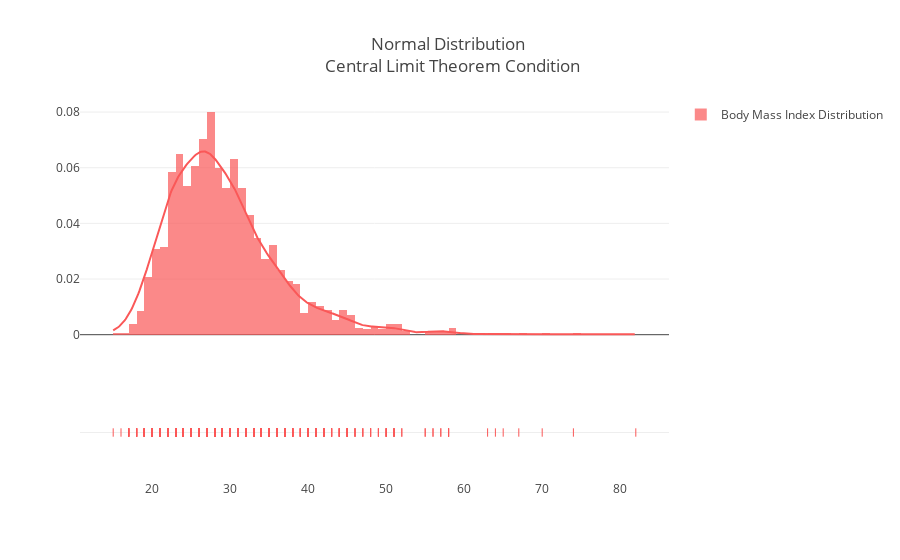

Notebook source saved alongside this figure:
### Markdown cell above
- No, BMI and age have a correlation of  0.00027
- Clearly, age in this case does not influence BMI from the box plot below as the different age categories have equal mean and median.

### Code cell
bmi = [df['BMI '].values.tolist()]
group_labels = ['Body Mass Index Distribution']

colors = ['#FA5858']

fig = ff.create_distplot(bmi, group_labels, colors=colors)
# Add title
fig['layout'].update(title='Normal Distribution <br> Central Limit Theorem Condition')

iplot(fig, filename='Basic Distplot')

### Figure 1 — Plotly figure (JSON) as saved in the notebook; plotly's stock layout.template omitted (floating-point values rounded to 4 significant figures; data arrays with more than 128 entries replaced by an {"elided": "..."} marker saying what was removed)
{"data": [{"autobinx": false, "histnorm": "probability density", "legendgroup": "Body Mass Index Distribution", "marker": {"color": "#FA5858"}, "name": "Body Mass Index Distribution", "opacity": 0.7, "type": "histogram", "uid": "9698647e-4120-41bb-8b6f-4095a38d3b67", "x": {"elided": "1553 int values"}, "xaxis": "x", "xbins": {"end": 82, "size": 1, "start": 15}, "yaxis": "y"}, {"legendgroup": "Body Mass Index Distribution", "marker": {"color": "#FA5858"}, "mode": "lines", "name": "Body Mass Index Distribution", "showlegend": false, "type": "scatter", "uid": "fbef5af5-bd49-4d1e-87f3-ad497c4d866e", "x": {"elided": "500 float values"}, "xaxis": "x", "y": {"elided": "500 float values"}, "yaxis": "y"}, {"legendgroup": "Body Mass Index Distribution", "marker": {"color": "#FA5858", "symbol": "line-ns-open"}, "mode": "markers", "name": "Body Mass Index Distribution", "showlegend": false, "type": "scatter", "uid": "49570124-0925-40a7-a777-5538a7d9dee0", "x": {"elided": "1553 int values"}, "xaxis": "x", "y": {"elided": "1553 str values"}, "yaxis": "y2"}], "layout": {"barmode": "overlay", "hovermode": "closest", "legend": {"traceorder": "reversed"}, "title": {"text": "Normal Distribution <br> Central Limit Theorem Condition"}, "xaxis": {"anchor": "y2", "domain": [0, 1], "zeroline": false}, "yaxis": {"anchor": "free", "domain": [0.35, 1], "position": 0}, "yaxis2": {"anchor": "x", "domain": [0, 0.25], "dtick": 1, "showticklabels": false}}}
